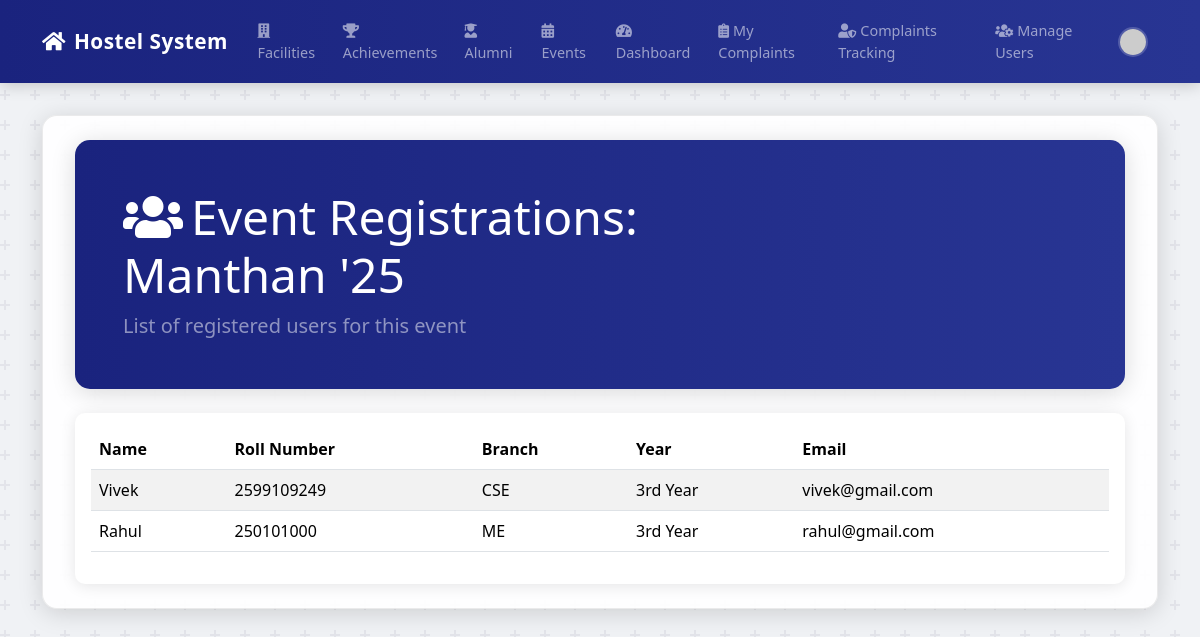
/admin/event/registrations/1 (signed in), run on an earlier commit of the app's database.
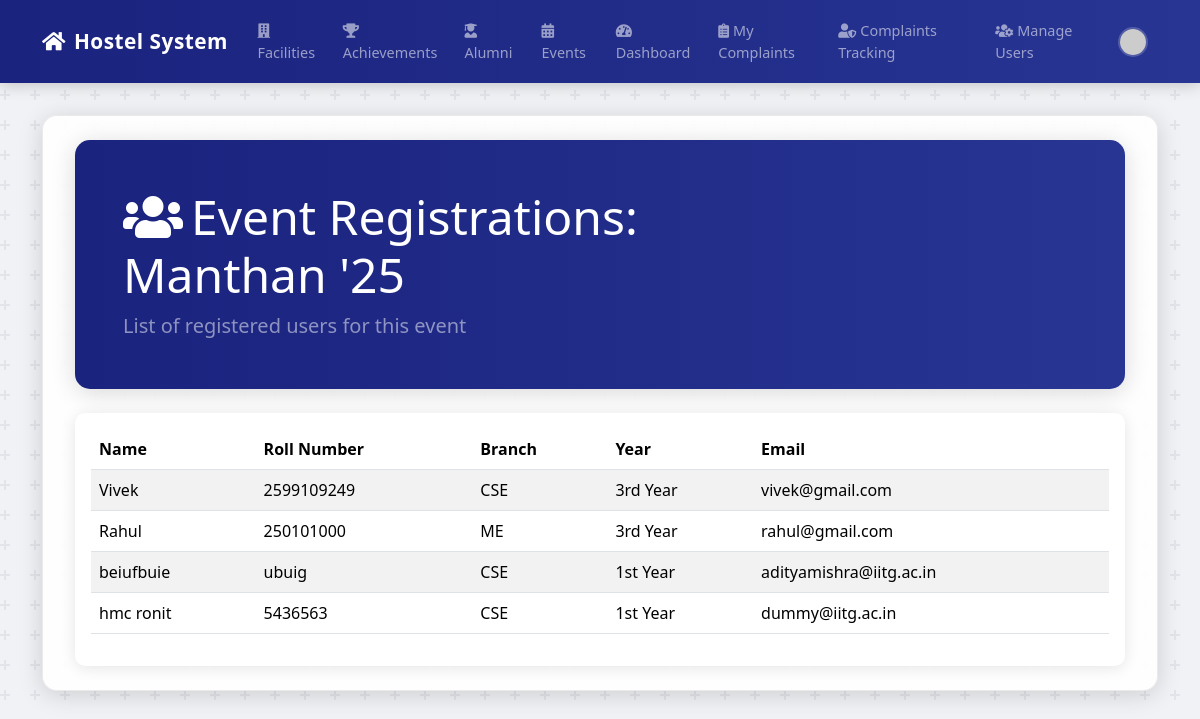
And on a later commit of the database.
### app.py (models this page shows)
class EventRegistration(db.Model):
    id = db.Column(db.Integer, primary_key=True)
    event_id = db.Column(db.Integer, db.ForeignKey('event.id'), nullable=False)
    user_id = db.Column(db.Integer, db.ForeignKey('user.id'), nullable=False)
    registration_date = db.Column(db.DateTime, nullable=False, default=datetime.utcnow)
    event = db.relationship('Event', backref='registrations')
    user = db.relationship('User', backref='event_registrations')

class User(UserMixin, db.Model):
    id = db.Column(db.Integer, primary_key=True)
    username = db.Column(db.String(80), unique=True, nullable=False)
    email = db.Column(db.String(120), unique=True, nullable=False)
    password_hash = db.Column(db.String(128), nullable=False)
    role = db.Column(db.String(50), nullable=False, default='Student')
    name = db.Column(db.Text)
    roll_number = db.Column(db.Text)
    room_number = db.Column(db.Text)
    studying_year = db.Column(db.Text)  # Changed from Numeric to Text
    Branch = db.Column(db.Text)
    profile_pic_url = db.Column(db.Text)

### app.py (the view)
@app.route('/admin/event/registrations/<int:event_id>')
@login_required
@admin_required
def view_event_registrations(event_id):
    event = Event.query.get_or_404(event_id)
    registrations = EventRegistration.query.filter_by(event_id=event.id).all()
    return render_template('event_registrations.html', title='Event Registrations', event=event, registrations=registrations)

### app.py (called while the page is built)
def admin_required(f):
    @wraps(f)
    def decorated_function(*args, **kwargs):
        if not current_user.is_authenticated or current_user.role != 'HMC Admin':
            flash('You do not have permission to access this page.', 'danger')
            return redirect(url_for('home'))
        return f(*args, **kwargs)
    return decorated_function

@login_manager.user_loader
def load_user(user_id):
    return User.query.get(int(user_id))

### templates/event_registrations.html (shortened to what this page needs)
{% extends "base.html" %}
{% block content %}
<div class="container-md py-4">
    <div class="dashboard-header mb-4">
        <div class="row align-items-center">
            <div class="col-lg-8">
                <h1 class="display-5 text-white mb-2">
                    <i class="fas fa-users me-2"></i>Event Registrations: {{ event.title }}
                </h1>
                <p class="lead text-white-50 mb-0">List of registered users for this event</p>
            </div>
        </div>
    </div>
    <div class="card">
        <div class="card-body">
            {% if registrations %}
                <div class="table-responsive">
                    <table class="table table-striped">
                        <thead>
                            <tr>
                                <th>Name</th>
                                <th>Roll Number</th>
                                <th>Branch</th>
                                <th>Year</th>
                                <th>Email</th>
                            </tr>
                        </thead>
                        <tbody>
                            {% for registration in registrations %}
                                <tr>
                                    <td>{{ registration.user.name }}</td>
                                    <td>{{ registration.user.roll_number }}</td>
                                    <td>{{ registration.user.Branch }}</td>
                                    <td>{{ registration.user.studying_year }}</td>
                                    <td>{{ registration.user.email }}</td>
                                </tr>
                            {% endfor %}
                        </tbody>
                    </table>
                </div>
            {% else %}
                <div class="alert alert-info">No users have registered for this event yet.</div>
            {% endif %}
        </div>
    </div>
</div>
{% endblock %}

What changed in the data, as far as the page shows it:
added EventRegistration: user.name "beiufbuie", user.roll_number "ubuig", user.Branch "CSE", user.studying_year "1st Year", user.email "adityamishra@iitg.ac.in"
added EventRegistration: user.name "hmc ronit", user.roll_number "5436563", user.Branch "CSE", user.studying_year "1st Year", user.email "dummy@iitg.ac.in"
